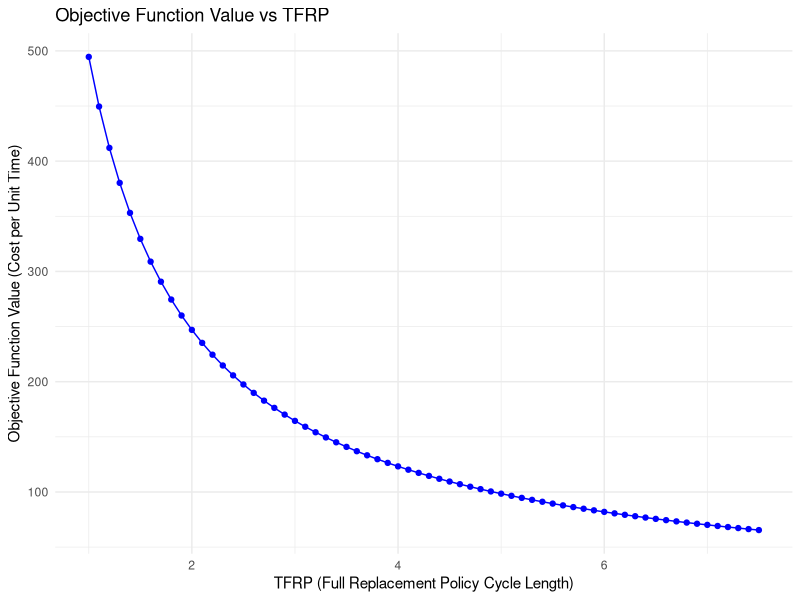
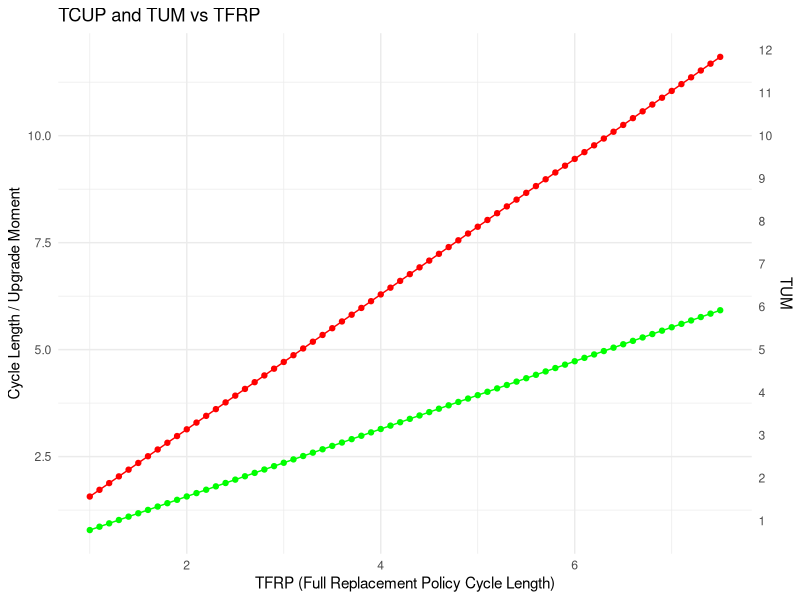

Recreate these plots in R, in order.
# Install and load necessary packages
if (!require("nloptr")) install.packages("nloptr")
if (!require("numDeriv")) install.packages("numDeriv")
if (!require("ggplot2")) install.packages("ggplot2")

library(nloptr)
library(numDeriv)
library(ggplot2)

# Example deterioration rates and prices for each component and each quartile
Q1_performances <- c(0.02, 0.03, 0.015, 0.025)
Q2_performances <- c(0.018, 0.028, 0.012, 0.022)
Q3_performances <- c(0.016, 0.025, 0.01, 0.02)

Q1_prices <- c(100, 200, 50, 75)
Q2_prices <- c(150, 300, 75, 100)
Q3_prices <- c(200, 400, 100, 125)

# Optimization function
My_optimization <- function(U_i, tier, x, lower_bound, upper_bound, initial_values) {
  
  # Parameters
  i <- c(1, 2, 3, 4) # 1 for CPU, 2 for GPU, 3 for Disks, 4 for Memory
  alpha <- 1 # alpha at 100%
  
  # Define deterioration rates and prices based on tier
  if (tier == 1) {
    deterioration_rate <- Q1_performances
    prices <- Q1_prices
  } else if (tier == 2) {
    deterioration_rate <- Q2_performances
    prices <- Q2_prices
  } else if (tier == 3) {
    deterioration_rate <- Q3_performances
    prices <- Q3_prices
  } else {
    stop("Invalid tier")
  }
  
  # Objective Function (T_CUP = z[1], T_UM = z[2])
  evaluation_function <- function(z) {
    return((sum(prices + prices * U_i)) / z[1])
  }
  
  # Constraint function
  constraint <- function(z) {
    sum_alpha_deterioration <- sum((alpha / deterioration_rate) * (alpha - exp(-deterioration_rate * z[2])))
    sum_performance_maintenance <- sum((alpha / deterioration_rate) * (exp(-deterioration_rate * z[2]) - exp(-deterioration_rate * z[1])) * (1 - U_i))
    sum_performance_upgrade <- sum((alpha / deterioration_rate) * (1 - exp(-deterioration_rate * (z[1] - z[2]))) * U_i)
    
    constraint_value <- (sum_alpha_deterioration + sum_performance_maintenance + sum_performance_upgrade) / (z[1] * 4) - 
      (sum((alpha / deterioration_rate) * (1 - exp(-deterioration_rate * x))) / (4 * x))
    
    return(constraint_value)
  }
  
  # Gradient of the objective function
  gradient_function <- function(z) {
    grad <- grad(evaluation_function, z)
    return(grad)
  }
  
  # Gradient of the constraint function
  constraint_gradient <- function(z) {
    jac <- jacobian(constraint, z)
    return(jac)
  }
  
  # Optimization settings
  local_opts <- list("algorithm" = "NLOPT_LD_SLSQP", "xtol_rel" = 1.0e-15)
  opts <- list(
    "algorithm" = "NLOPT_LD_SLSQP",
    "xtol_rel" = 1.0e-15,
    "maxeval" = 2560000,
    "local_opts" = local_opts,
    "print_level" = 0
  )
  
  result <- nloptr(
    x0 = initial_values,
    eval_f = evaluation_function,
    eval_grad_f = gradient_function,
    lb = lower_bound,
    ub = upper_bound,
    eval_g_eq = constraint,
    eval_jac_g_eq = constraint_gradient,
    opts = opts
  )
  
  return(result)
}

# Function to run the optimization
run_optimization <- function(U_i, tier, x_values) {
  optimization_results <- lapply(x_values, function(x) {
    lower_bound <- c(x, 0)         # TCUP >= TFRP (x), TUM >= 0
    upper_bound <- c(15, x)        # TCUP <= 15, TUM <= TCUP (which is x in this context)
    initial_values <- c((x + 15) / 2, x / 2)  # Start in the middle of the possible range
    result <- My_optimization(U_i, tier, x, lower_bound, upper_bound, initial_values)
    
    # Print debug information
    cat("TFRP:", x, "\n")
    print(result)
    
    return(result)
  })
  
  component_names <- c("cpu", "gpu", "disk", "memory")
  selected_names <- component_names[U_i == 1]
  quantile_names <- c("q1", "q2", "q3")
  quantile_name <- quantile_names[tier]
  
  if (sum(U_i) < 1) {
    var_name <- paste0("Replacement_Policy_optimization_result_", quantile_name)
  } else {
    var_name <- paste0(paste(selected_names, collapse = "_"), "_optimization_result_", quantile_name)
  }
  
  assign(var_name, optimization_results, envir = .GlobalEnv)
  
  # Return results for further inspection
  return(optimization_results)
}

# Example run of the optimization:
# Define the component to upgrade (U_i), time of upgrade (x_values), and the component tier (tier)
U_i <- c(1, 1, 1, 0)  # Upgrade CPU
x_values <- seq(1, 7.5, by = 0.1)
tier <- 1  # Q1

# Run the optimization
results <- run_optimization(U_i, tier, x_values)

# Inspect results
print(results)

# Extracting results for visualization
results_summary <- data.frame(
  TFRP = x_values,
  ObjectiveValue = sapply(results, function(res) res$objective),
  TCUP = sapply(results, function(res) res$solution[1]),
  TUM = sapply(results, function(res) res$solution[2])
)

# Visualizing the results
ggplot(results_summary, aes(x = TFRP)) +
  geom_line(aes(y = ObjectiveValue), color = "blue") +
  geom_point(aes(y = ObjectiveValue), color = "blue") +
  labs(title = "Objective Function Value vs TFRP",
       x = "TFRP (Full Replacement Policy Cycle Length)",
       y = "Objective Function Value (Cost per Unit Time)") +
  theme_minimal()

ggplot(results_summary, aes(x = TFRP)) +
  geom_line(aes(y = TCUP), color = "red") +
  geom_point(aes(y = TCUP), color = "red") +
  geom_line(aes(y = TUM), color = "green") +
  geom_point(aes(y = TUM), color = "green") +
  labs(title = "TCUP and TUM vs TFRP",
       x = "TFRP (Full Replacement Policy Cycle Length)",
       y = "Cycle Length / Upgrade Moment") +
  theme_minimal() +
  scale_y_continuous(sec.axis = sec_axis(~ ., name = "TUM", breaks = seq(0, 15, by = 1)))
